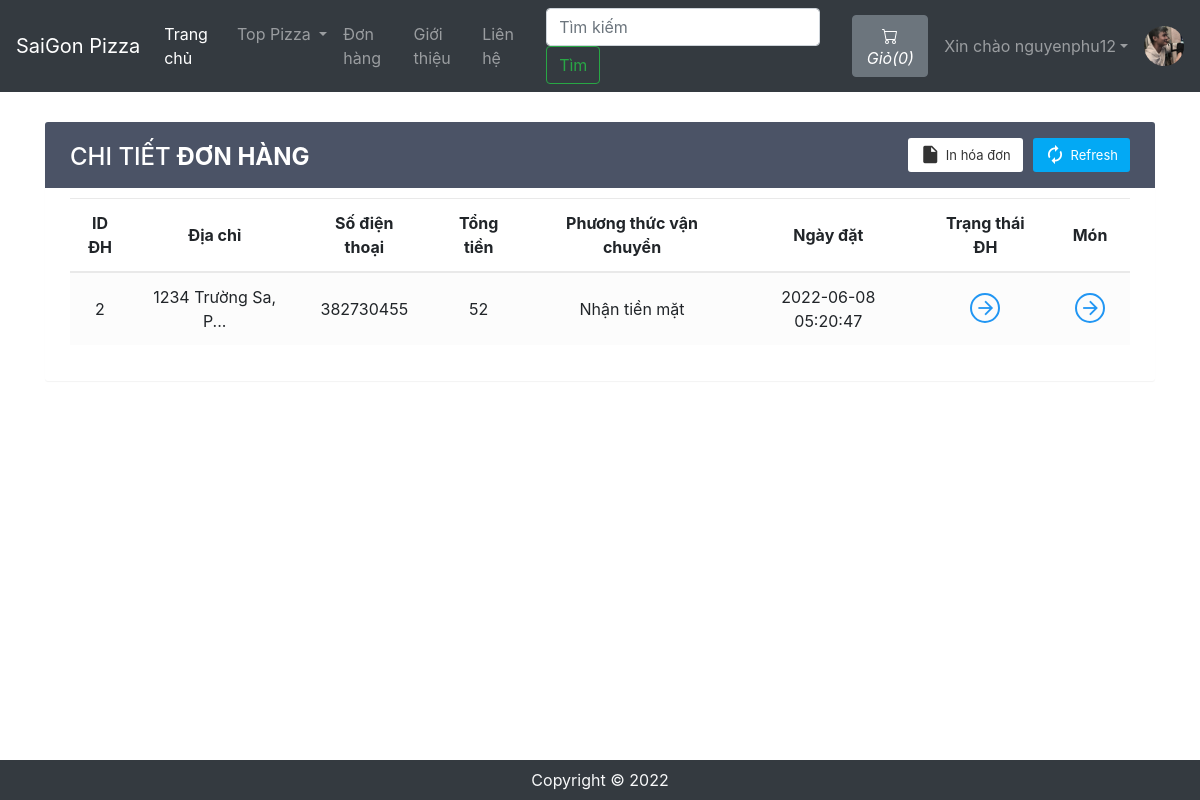
The app's page /viewOrder.php (signed in) with its own data.
### tables this page shows
CREATE TABLE `sitedetail` (
  `tempId` int(11) NOT NULL,
  `systemName` varchar(21) NOT NULL,
  `email` varchar(35) NOT NULL,
  `contact1` bigint(21) NOT NULL,
  `contact2` bigint(21) DEFAULT NULL COMMENT 'Optional',
  `address` text NOT NULL,
  `dateTime` datetime NOT NULL DEFAULT current_timestamp()
);

CREATE TABLE `orders` (
  `orderId` int(21) NOT NULL,
  `userId` int(21) NOT NULL,
  `address` varchar(255) NOT NULL,
  `zipCode` int(21) NOT NULL,
  `phoneNo` bigint(21) NOT NULL,
  `amount` int(200) NOT NULL,
  `paymentMode` enum('0','1') NOT NULL DEFAULT '0' COMMENT '0=cash on delivery, \r\n1=online ',
  `orderStatus` enum('0','1','2','3','4','5','6') NOT NULL DEFAULT '0' COMMENT '0=Order Placed.\r\n1=Order Confirmed.\r\n2=Preparing your Order.\r\n3=Your order is on the way!\r\n4=Order Delivered.\r\n5=Order Denied.\r\n6=Order Cancelled.',
  `orderDate` datetime NOT NULL DEFAULT current_timestamp()
);

### viewOrder.php (shortened to what this page needs)
<!doctype html>
<html lang="en">
<head>
    <link rel="stylesheet" href="https://stackpath.bootstrapcdn.com/bootstrap/4.5.0/css/bootstrap.min.css">
    <link rel="stylesheet" href="https://use.fontawesome.com/releases/v5.7.2/css/all.css">
</head>
<body>
    <?php include 'partials/_dbconnect.php';?>
    <?php include 'partials/_nav.php';?>
    <?php
    if($loggedin){
    ?>
    <div class="container">
        <div class="table-wrapper" id="empty">
            <div class="table-title">
                <div class="row">
                    <div class="col-sm-4">
                        <h2>CHI TIẾT<b> ĐƠN HÀNG</b></h2>
                    </div>
                    <div class="col-sm-8">
                        <a href="" class="btn btn-primary"><i class="material-icons">&#xE863;</i> <span>Refresh</span></a>
                        <a href="#" onclick="window.print()" class="btn btn-info"><i class="material-icons">&#xE24D;</i> <span>In hóa đơn</span></a>
                    </div>
                </div>
            </div>
            <table class="table table-striped table-hover text-center">
                <thead>
                    <tr>
                        <th>ID ĐH</th>
                        <th>Địa chỉ</th>
                        <th>Số điện thoại</th>
                        <th>Tổng tiền</th>
                        <th>Phương thức vận chuyển</th>
                        <th>Ngày đặt</th>
                        <th>Trạng thái ĐH</th>
                        <th>Món</th>
                    </tr>
                </thead>
                <tbody>
                    <?php
                        $sql = "SELECT * FROM `orders` WHERE `userId`= $userId";
                        $result = mysqli_query($conn, $sql);
                        while($row = mysqli_fetch_assoc($result)){
                            $orderId = $row['orderId'];
                            $address = $row['address'];
                            $phoneNo = $row['phoneNo'];
                            $amount = $row['amount'];
                            $orderDate = $row['orderDate'];
                            $paymentMode = $row['paymentMode'];
                            if($paymentMode == 0) {
                                $paymentMode = "Nhận tiền mặt";
                            }
                            else {
                                $paymentMode = "Online";
                            }
                            echo '<tr>
                                    <td>' . $orderId . '</td>
                                    <td>' . substr($address, 0, 20) . '...</td>
                                    <td>' . $phoneNo . '</td>
                                    <td>' . $amount . '</td>
                                    <td>' . $paymentMode . '</td>
                                    <td>' . $orderDate . '</td>
                                    <td><a href="#" data-toggle="modal" data-target="#orderStatus' . $orderId . '" class="view"><i class="material-icons">&#xE5C8;</i></a></td>
                                    <td><a href="#" data-toggle="modal" data-target="#orderItem' . $orderId . '" class="view" title="Xem chi tiết"><i class="material-icons">&#xE5C8;</i></a></td>
                                </tr>';
                        }
                            ?>
                </tbody>
            </table>
        </div>
    </div>
    <?php
    }
    else {
        echo '<div class="container" style="min-height : 610px;">
        <div class="alert alert-info my-3">
            <font style="font-size:22px"><center>Thanh toán đơn hàng, bạn cần phải <strong><a class="alert-link" data-toggle="modal" data-target="#loginModal">Login</a></strong></center></font>
        </div></div>';
    }
    ?>
    <?php
    require 'partials/_footer.php';?>
  </body>
</html>

### partials/_nav.php (shortened to what this page needs)
<?php
if(isset($_SESSION['loggedin']) && $_SESSION['loggedin']==true){
  $loggedin= true;
  $userId = $_SESSION['userId'];
  $username = $_SESSION['username'];
}
else{
  $loggedin = false;
  $userId = 0;
}
$sql = "SELECT * FROM `sitedetail`";
$result = mysqli_query($conn, $sql);
$row = mysqli_fetch_assoc($result);
$systemName = $row['systemName'];
echo '<nav class="navbar navbar-expand-lg navbar-dark bg-dark">
      <a class="navbar-brand" href="index.php">'.$systemName.'</a>
      <button class="navbar-toggler" type="button" data-toggle="collapse" data-target="#navbarSupportedContent" aria-controls="navbarSupportedContent" aria-expanded="false" aria-label="Toggle navigation">
        <span class="navbar-toggler-icon"></span>
      </button>
      <div class="collapse navbar-collapse" id="navbarSupportedContent">
        <ul class="navbar-nav mr-auto">
          <li class="nav-item active">
            <a class="nav-link" href="index.php">Trang chủ<span class="sr-only">(current)</span></a>
          </li>
          <li class="nav-item dropdown">
            <a class="nav-link dropdown-toggle" href="#" id="navbarDropdown" role="button" data-toggle="dropdown" aria-haspopup="true" aria-expanded="false">
              Top Pizza
            </a>
            <div class="dropdown-menu" aria-labelledby="navbarDropdown">';
            echo '</div>
          </li>
          <li class="nav-item">
            <a class="nav-link" href="viewOrder.php">Đơn hàng</a>
          </li>
          <li class="nav-item">
            <a class="nav-link" href="about.php">Giới thiệu</a>
          </li>
          <li class="nav-item">
            <a class="nav-link" href="contact.php">Liên hệ</a>
          </li>
        </ul>
        <form method="get" action="/OnlinePizzaDelivery/search.php" class="form-inline my-2 my-lg-0 mx-3">
          <input class="form-control mr-sm-2" type="search" name="search" id="search" placeholder="Tìm kiếm" aria-label="Search" required>
          <button class="btn btn-outline-success my-2 my-sm-0" type="submit">Tìm</button>
        </form>';
        $countsql = "SELECT SUM(`itemQuantity`) FROM `viewcart` WHERE `userId`=$userId";
        $countresult = mysqli_query($conn, $countsql);
        $countrow = mysqli_fetch_assoc($countresult);
        $count = $countrow['SUM(`itemQuantity`)'];
        if(!$count) {
          $count = 0;
        }
        echo '<a href="viewCart.php"><button type="button" class="btn btn-secondary mx-2" title="Giỏ hàng">
          <svg xmlns="img/cart.svg" width="16" height="16" fill="currentColor" class="bi bi-cart" viewBox="0 0 16 16">
            <path d="M0 1.5A.5.5 0 0 1 .5 1H2a.5.5 0 0 1 .485.379L2.89 3H14.5a.5.5 0 0 1 .491.592l-1.5 8A.5.5 0 0 1 13 12H4a.5.5 0 0 1-.491-.408L2.01 3.607 1.61 2H.5a.5.5 0 0 1-.5-.5zM3.102 4l1.313 7h8.17l1.313-7H3.102zM5 12a2 2 0 1 0 0 4 2 2 0 0 0 0-4zm7 0a2 2 0 1 0 0 4 2 2 0 0 0 0-4zm-7 1a1 1 0 1 1 0 2 1 1 0 0 1 0-2zm7 0a1 1 0 1 1 0 2 1 1 0 0 1 0-2z"/>
          </svg>
          <i class="bi bi-cart">Giỏ(' .$count. ')</i>
        </button></a>';
        if($loggedin){
          echo '<ul class="navbar-nav mr-2">
            <li class="nav-item dropdown">
              <a class="nav-link dropdown-toggle" href="#" id="navbarDropdown" role="button" data-toggle="dropdown"> Xin chào ' .$username. '</a>
              <div class="dropdown-menu" aria-labelledby="navbarDropdown">
                <a class="dropdown-item" href="partials/_logout.php">Logout</a>
              </div>
            </li>
          </ul>
          <div class="text-center image-size-small position-relative">
            <a href="viewProfile.php"><img src="img/person-' .$userId. '.jpg" class="rounded-circle" onError="this.src = \'img/profilePic.jpg\'" style="width:40px; height:40px"></a>
          </div>';
        }
        else {
          echo '
          <button type="button" class="btn btn-success mx-2"  data-toggle="modal" data-target="#loginModal">Login</button>
          <button type="button" class="btn btn-success mx-2"  data-toggle="modal" data-target="#signupModal">SignUp</button>';
        }
  echo '</div>
    </nav>';
?>

### viewOrder.php (style rules this page uses)
.table-wrapper { background: #fff; padding: 20px 25px; margin: 30px auto; border-radius: 3px; box-shadow: 0 1px 1px rgba(0,0,0,.05); }
.table-wrapper .btn { float: right; color: #333; background-color: #fff; border-radius: 3px; border: none; outline: none !important; margin-left: 10px; }
.table-wrapper .btn.btn-primary { color: #fff; background: #03A9F4; }
.table-title .btn { font-size: 13px; border: none; }
.table-title .btn i { float: left; font-size: 21px; margin-right: 5px; }
.table-title .btn span { float: left; margin-top: 2px; }
.table-title { color: #fff; background: #4b5366; padding: 16px 25px; margin: -20px -25px 10px; border-radius: 3px 3px 0 0; }
.table-title h2 { margin: 5px 0 0; font-size: 24px; }
table.table tr th, table.table tr td { border-color: #e9e9e9; padding: 12px 15px; vertical-align: middle; }
table.table tr th:first-child { width: 60px; }
table.table tr th:last-child { width: 80px; }
table.table-striped tbody tr:nth-of-type(odd) { background-color: #fcfcfc; }
table.table td a { font-weight: bold; color: #566787; display: inline-block; text-decoration: none; }
table.table td a.view { width: 30px; height: 30px; color: #2196F3; border: 2px solid; border-radius: 30px; text-align: center; }
table.table td a.view i { font-size: 22px; margin: 2px 0 0 1px; }
table { counter-reset: section; }

### records on screen
sitedetail: systemName "SaiGon Pizza"
orders: orderId "2", address "1234 Trường Sa, P", phoneNo "382730455", amount "52", paymentMode "Nhận tiền mặt", orderDate "2022-06-08 05:20:47"

### other values on screen
$count "0"
$username "nguyenphu12"
